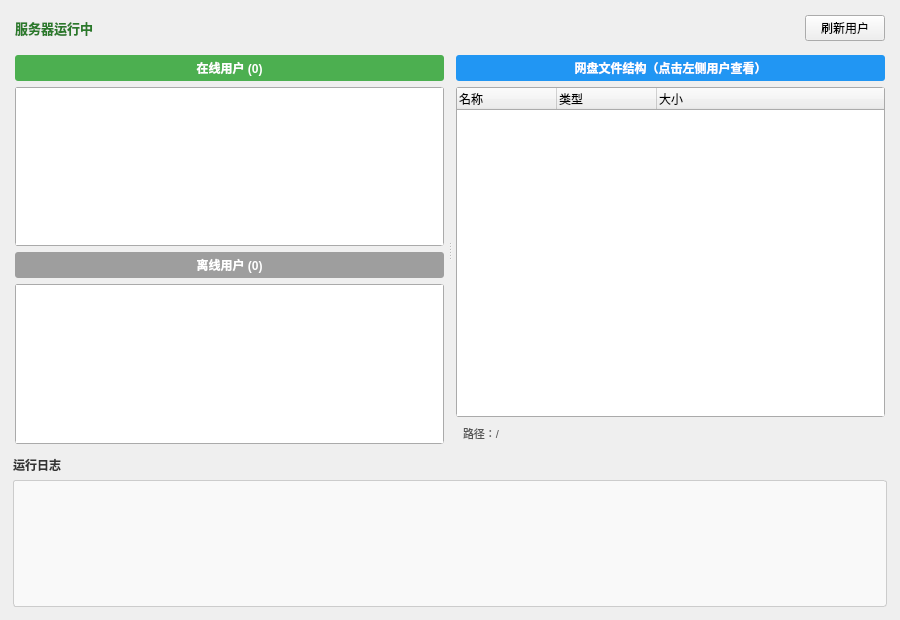
<?xml version="1.0" encoding="UTF-8"?>
<ui version="4.0">
 <class>tcpServer</class>
 <widget class="QWidget" name="tcpServer">
  <property name="geometry">
   <rect>
    <x>0</x>
    <y>0</y>
    <width>900</width>
    <height>620</height>
   </rect>
  </property>
  <property name="windowTitle">
   <string>TinyDisk 服务器管理</string>
  </property>
  <layout class="QVBoxLayout" name="verticalLayout">
   <item>
    <widget class="QWidget" name="topBar">
     <layout class="QHBoxLayout" name="topBarLayout">
      <property name="margin">
       <number>4</number>
      </property>
      <item>
       <widget class="QLabel" name="labelServerStatus">
        <property name="text">
         <string>服务器运行中</string>
        </property>
        <property name="styleSheet">
         <string>font-weight: bold; color: #2a7a2a; font-size: 13px;</string>
        </property>
       </widget>
      </item>
      <item>
       <spacer name="horizontalSpacer">
        <property name="orientation">
         <enum>Qt::Horizontal</enum>
        </property>
        <property name="sizeHint" stdset="0">
         <size>
          <width>40</width>
          <height>20</height>
         </size>
        </property>
       </spacer>
      </item>
      <item>
       <widget class="QPushButton" name="btnRefresh">
        <property name="text">
         <string>刷新用户</string>
        </property>
        <property name="minimumWidth">
         <number>80</number>
        </property>
       </widget>
      </item>
     </layout>
    </widget>
   </item>
   <item>
    <widget class="QSplitter" name="splitterMain">
     <property name="orientation">
      <enum>Qt::Horizontal</enum>
     </property>
     <widget class="QWidget" name="leftPanel">
      <property name="minimumWidth">
       <number>180</number>
      </property>
      <layout class="QVBoxLayout" name="leftLayout">
       <property name="margin">
        <number>4</number>
       </property>
       <item>
        <widget class="QLabel" name="labelOnline">
         <property name="text">
          <string>在线用户 (0)</string>
         </property>
         <property name="styleSheet">
          <string>font-weight: bold; background-color: #4CAF50; color: white; padding: 4px; border-radius: 3px;</string>
         </property>
         <property name="alignment">
          <set>Qt::AlignCenter</set>
         </property>
        </widget>
       </item>
       <item>
        <widget class="QListWidget" name="listOnlineUsers">
         <property name="minimumHeight">
          <number>150</number>
         </property>
         <property name="styleSheet">
          <string>QListWidget { border: 1px solid #aaa; border-radius: 3px; }
QListWidget::item { padding: 4px; }
QListWidget::item:selected { background-color: #4CAF50; color: white; }</string>
         </property>
        </widget>
       </item>
       <item>
        <widget class="QLabel" name="labelOffline">
         <property name="text">
          <string>离线用户 (0)</string>
         </property>
         <property name="styleSheet">
          <string>font-weight: bold; background-color: #9E9E9E; color: white; padding: 4px; border-radius: 3px;</string>
         </property>
         <property name="alignment">
          <set>Qt::AlignCenter</set>
         </property>
        </widget>
       </item>
       <item>
        <widget class="QListWidget" name="listOfflineUsers">
         <property name="minimumHeight">
          <number>150</number>
         </property>
         <property name="styleSheet">
          <string>QListWidget { border: 1px solid #aaa; border-radius: 3px; }
QListWidget::item { padding: 4px; color: #888; }
QListWidget::item:selected { background-color: #9E9E9E; color: white; }</string>
         </property>
        </widget>
       </item>
      </layout>
     </widget>
     <widget class="QWidget" name="rightPanel">
      <layout class="QVBoxLayout" name="rightLayout">
       <property name="margin">
        <number>4</number>
       </property>
       <item>
        <widget class="QLabel" name="labelFileTree">
         <property name="text">
          <string>网盘文件结构（点击左侧用户查看）</string>
         </property>
         <property name="styleSheet">
          <string>font-weight: bold; background-color: #2196F3; color: white; padding: 4px; border-radius: 3px;</string>
         </property>
         <property name="alignment">
          <set>Qt::AlignCenter</set>
         </property>
        </widget>
       </item>
       <item>
        <widget class="QTreeWidget" name="treeFileView">
         <property name="styleSheet">
          <string>QTreeWidget { border: 1px solid #aaa; border-radius: 3px; }
QTreeWidget::item { padding: 2px; }
QTreeWidget::item:selected { background-color: #2196F3; color: white; }</string>
         </property>
         <property name="headerHidden">
          <bool>false</bool>
         </property>
         <column>
          <property name="text">
           <string>名称</string>
          </property>
         </column>
         <column>
          <property name="text">
           <string>类型</string>
          </property>
         </column>
         <column>
          <property name="text">
           <string>大小</string>
          </property>
         </column>
        </widget>
       </item>
       <item>
        <widget class="QLabel" name="labelFilePathTip">
         <property name="text">
          <string>路径：/</string>
         </property>
         <property name="styleSheet">
          <string>color: #555; font-size: 11px; padding: 2px 4px;</string>
         </property>
        </widget>
       </item>
      </layout>
     </widget>
    </widget>
   </item>
   <item>
    <widget class="QWidget" name="bottomBar">
     <property name="maximumHeight">
      <number>130</number>
     </property>
     <layout class="QVBoxLayout" name="bottomLayout">
      <property name="margin">
       <number>2</number>
      </property>
      <item>
       <widget class="QLabel" name="labelLog">
        <property name="text">
         <string>运行日志</string>
        </property>
        <property name="styleSheet">
         <string>font-weight: bold; color: #333;</string>
        </property>
       </widget>
      </item>
      <item>
       <widget class="QTextEdit" name="textLog">
        <property name="readOnly">
         <bool>true</bool>
        </property>
        <property name="styleSheet">
         <string>QTextEdit { border: 1px solid #ccc; border-radius: 3px; font-size: 11px; background: #f9f9f9; }</string>
        </property>
       </widget>
      </item>
     </layout>
    </widget>
   </item>
  </layout>
 </widget>
 <resources/>
 <connections/>
</ui>
